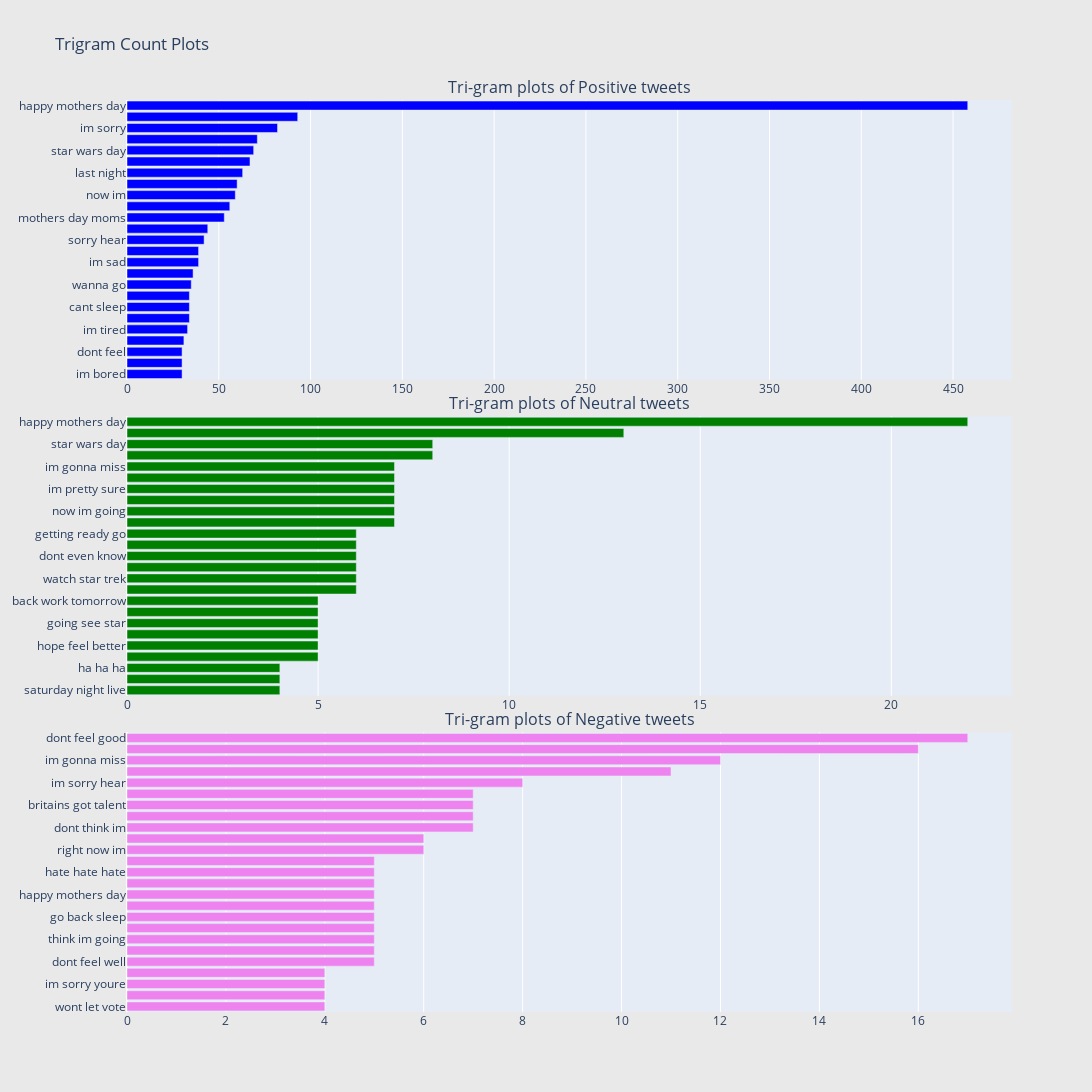

This figure's notebook cell:
### Markdown cell above
## Tri-gram Plots:

### Code cell
for sent in train0_df["text"]:
    for word in generate_ngrams(sent,3):
        freq_dict[word] += 1
fd_sorted = pd.DataFrame(sorted(freq_dict.items(), key=lambda x: x[1])[::-1])
fd_sorted.columns = ["word", "wordcount"]
trace0 = horizontal_bar_chart(fd_sorted.head(25), 'blue')


freq_dict = defaultdict(int)
for sent in train1_df["text"]:
    for word in generate_ngrams(sent,3):
        freq_dict[word] += 1
fd_sorted = pd.DataFrame(sorted(freq_dict.items(), key=lambda x: x[1])[::-1])
fd_sorted.columns = ["word", "wordcount"]
trace1 = horizontal_bar_chart(fd_sorted.head(25), 'green')

freq_dict = defaultdict(int)
for sent in train2_df["text"]:
    for word in generate_ngrams(sent,3):
        freq_dict[word] += 1
fd_sorted = pd.DataFrame(sorted(freq_dict.items(), key=lambda x: x[1])[::-1])
fd_sorted.columns = ["word", "wordcount"]
trace2 = horizontal_bar_chart(fd_sorted.head(25), 'violet')




# Creating two subplots
fig = tools.make_subplots(rows=3, cols=1, vertical_spacing=0.04, horizontal_spacing=0.05,
                          subplot_titles=["Tri-gram plots of Positive tweets", 
                                          "Tri-gram plots of Neutral tweets",
                                          "Tri-gram plots of Negative tweets"])
fig.append_trace(trace0, 1, 1)
fig.append_trace(trace1, 2, 1)
fig.append_trace(trace2, 3, 1)
fig['layout'].update(height=1200, width=1200, paper_bgcolor='rgb(233,233,233)', title="Trigram Count Plots")
iplot(fig, filename='word-plots')

### Figure 1 — Plotly figure (JSON) as saved in the notebook; plotly's stock layout.template omitted (floating-point values rounded to 4 significant figures)
{"data": [{"marker": {"color": "blue"}, "orientation": "h", "showlegend": false, "type": "bar", "x": [30, 30, 30, 31, 33, 34, 34, 34, 35, 36, 39, 39, 42, 44, 53, 56, 59, 60, 63, 67, 69, 71, 82, 93, 458], "xaxis": "x", "y": ["im bored", "cant wait", "dont feel", "cant believe", "im tired", "want go", "cant sleep", "im really", "wanna go", "mothers day mothers", "im sad", "dont want", "sorry hear", "dont think", "mothers day moms", "im gonna", "now im", "happy star wars", "last night", "dont know", "star wars day", "im going", "im sorry", "right now", "happy mothers day"], "yaxis": "y"}, {"marker": {"color": "green"}, "orientation": "h", "showlegend": false, "type": "bar", "x": [4, 4, 4, 5, 5, 5, 5, 5, 5, 6, 6, 6, 6, 6, 6, 7, 7, 7, 7, 7, 7, 8, 8, 13, 22], "xaxis": "x2", "y": ["saturday night live", "im gonna go", "ha ha ha", "britains got talent", "hope feel better", "wanna go back", "going see star", "hope gets better", "back work tomorrow", "cant wait till", "watch star trek", "go back sleep", "dont even know", "im going bed", "getting ready go", "low low low", "now im going", "cant wait see", "im pretty sure", "work work work", "im gonna miss", "getting ready work", "star wars day", "see star trek", "happy mothers day"], "yaxis": "y2"}, {"marker": {"color": "violet"}, "orientation": "h", "showlegend": false, "type": "bar", "x": [4, 4, 4, 4, 5, 5, 5, 5, 5, 5, 5, 5, 5, 5, 6, 6, 7, 7, 7, 7, 8, 11, 12, 16, 17], "xaxis": "x3", "y": ["wont let vote", "makes want cry", "im sorry youre", "im gonna cry", "dont feel well", "last day school", "think im going", "now im going", "go back sleep", "wanna go back", "happy mothers day", "cant wait till", "hate hate hate", "oh im sorry", "right now im", "im going bed", "dont think im", "dont want go", "britains got talent", "wanna go home", "im sorry hear", "dont wanna go", "im gonna miss", "im going miss", "dont feel good"], "yaxis": "y3"}], "layout": {"annotations": [{"font": {"size": 16}, "showarrow": false, "text": "Tri-gram plots of Positive tweets", "x": 0.5, "xanchor": "center", "xref": "paper", "y": 1, "yanchor": "bottom", "yref": "paper"}, {"font": {"size": 16}, "showarrow": false, "text": "Tri-gram plots of Neutral tweets", "x": 0.5, "xanchor": "center", "xref": "paper", "y": 0.6533, "yanchor": "bottom", "yref": "paper"}, {"font": {"size": 16}, "showarrow": false, "text": "Tri-gram plots of Negative tweets", "x": 0.5, "xanchor": "center", "xref": "paper", "y": 0.3067, "yanchor": "bottom", "yref": "paper"}], "height": 1200, "paper_bgcolor": "rgb(233,233,233)", "title": {"text": "Trigram Count Plots"}, "width": 1200, "xaxis": {"anchor": "y", "domain": [0, 1]}, "xaxis2": {"anchor": "y2", "domain": [0, 1]}, "xaxis3": {"anchor": "y3", "domain": [0, 1]}, "yaxis": {"anchor": "x", "domain": [0.6933, 1]}, "yaxis2": {"anchor": "x2", "domain": [0.3467, 0.6533]}, "yaxis3": {"anchor": "x3", "domain": [0, 0.3067]}}}
